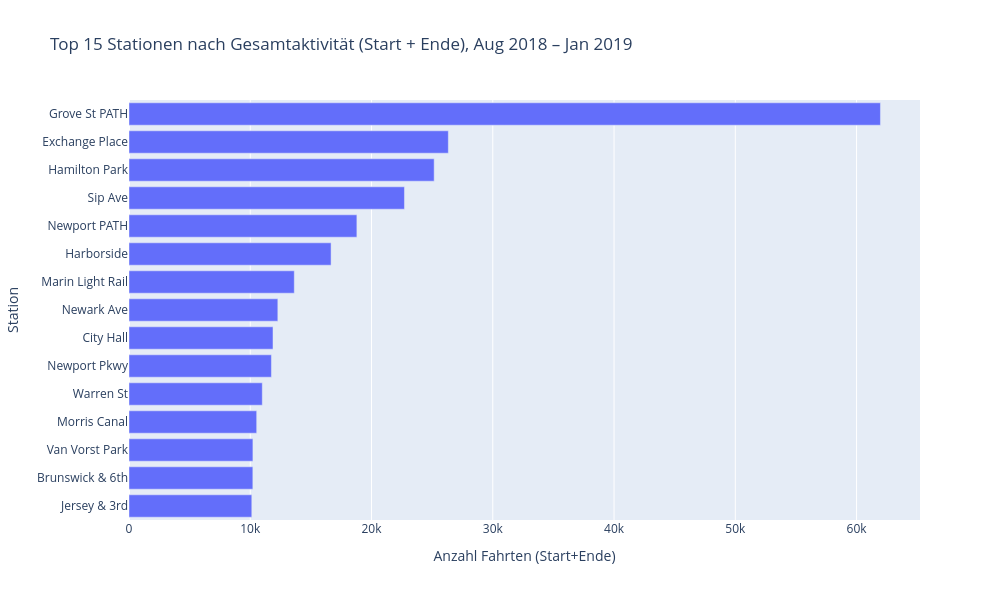

Notebook code cell kept with this figure:
### Markdown cell above
## Insight 5 — Top 15 Stationen nach Gesamtaktivität

Start + Ende zusammen, über den vollen 6-Monats-Zeitraum.

### Code cell
fig = px.bar(
    df_stations.sort_values("TOTAL_ACTIVITY"),
    x="TOTAL_ACTIVITY",
    y="STATION_NAME",
    orientation="h",
    title="Top 15 Stationen nach Gesamtaktivität (Start + Ende), Aug 2018 – Jan 2019",
    labels={"TOTAL_ACTIVITY": "Anzahl Fahrten (Start+Ende)", "STATION_NAME": "Station"}
)
fig.update_layout(height=600, width=1000)
fig.show()

### Figure 1 — Plotly figure (JSON) as saved in the notebook; plotly's stock layout.template omitted (floating-point values rounded to 4 significant figures)
{"data": [{"hovertemplate": "Anzahl Fahrten (Start+Ende)=%{x}<br>Station=%{y}<extra></extra>", "legendgroup": "", "marker": {"color": "#636efa", "pattern": {"shape": ""}}, "name": "", "orientation": "h", "showlegend": false, "textposition": "auto", "type": "bar", "x": [10127, 10213, 10219, 10530, 10992, 11746, 11876, 12274, 13631, 16665, 18792, 22716, 25166, 26334, 61969], "xaxis": "x", "y": ["Jersey & 3rd", "Brunswick & 6th", "Van Vorst Park", "Morris Canal", "Warren St", "Newport Pkwy", "City Hall", "Newark Ave", "Marin Light Rail", "Harborside", "Newport PATH", "Sip Ave", "Hamilton Park", "Exchange Place", "Grove St PATH"], "yaxis": "y"}], "layout": {"barmode": "relative", "height": 600, "legend": {"tracegroupgap": 0}, "title": {"text": "Top 15 Stationen nach Gesamtaktivität (Start + Ende), Aug 2018 – Jan 2019"}, "width": 1000, "xaxis": {"anchor": "y", "domain": [0, 1], "title": {"text": "Anzahl Fahrten (Start+Ende)"}}, "yaxis": {"anchor": "x", "domain": [0, 1], "title": {"text": "Station"}}}}
